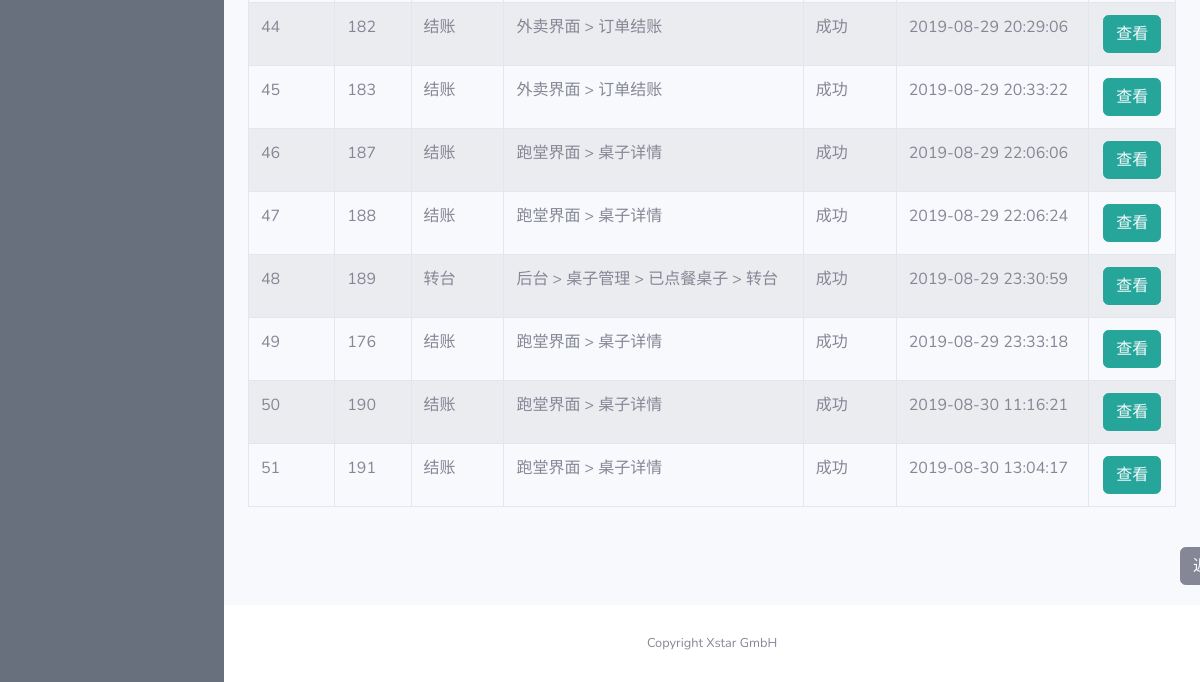
Before: /view/logs (signed in, lower part) with the older database file.
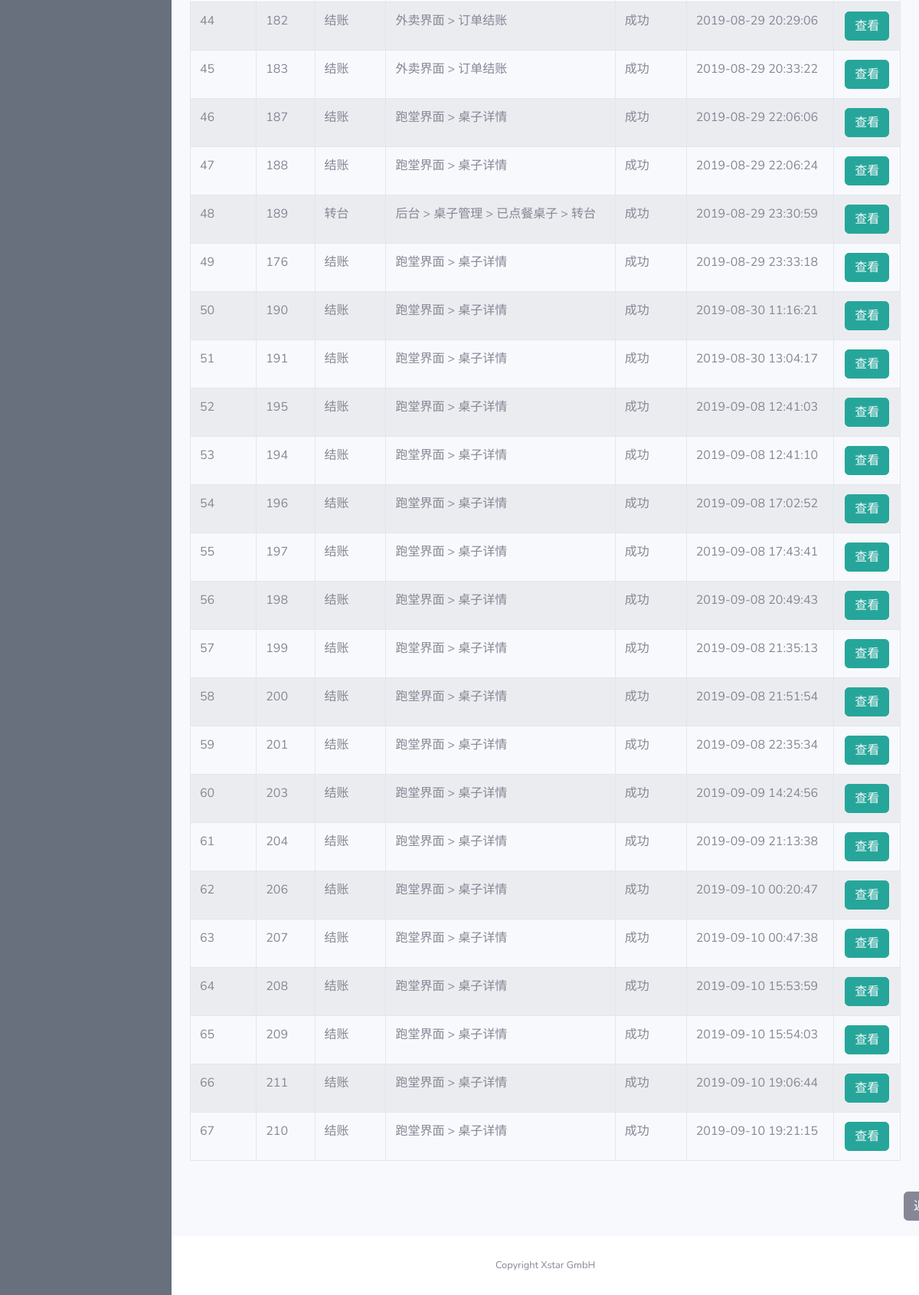
After: the same page with the newer database file.
### app/models.py (models this page shows)
class Log(db.Model):
    id = db.Column(db.Integer, primary_key=True, unique=True, index=True)
    order_id = db.Column(db.Integer)
    operation = db.Column(db.String(100))
    page = db.Column(db.String(100))
    desc = db.Column(db.String(2000))
    status = db.Column(db.String(500))
    time = db.Column(db.String(500))

### app/routes.py (the view)
@app.route('/view/logs')
@login_required
def view_logs():
    logs = Log.query.all()
    context = dict(referrer=request.headers.get('Referer'),
                   title=u"后台操作记录",
                   company_name=company_info.get('company_name'),
                   logs=logs)
    return render_template('view_logs.html', **context)

### app/models.py (called while the page is built)
@login.user_loader
def load_user(id):
    return User.query.get(int(id))

### app/templates/view_logs.html (shortened to what this page needs)
{% extends 'base.html' %}
{% block css %}
<link rel="stylesheet" type="text/css" href="https://cdn.datatables.net/1.10.19/css/jquery.dataTables.css">
<link rel="stylesheet" type="text/css" href="https://cdnjs.cloudflare.com/ajax/libs/twitter-bootstrap/4.1.3/css/bootstrap.css">
<link rel="stylesheet" type="text/css" href="https://cdn.datatables.net/1.10.19/css/dataTables.bootstrap4.min.css">
{% endblock %}
{% block content %}
<div class="row">
  <div class="col-sm-12">
    <table id="example" class="table table-striped table-bordered">
      <tbody>
        {% for log in logs %}
        <tr>
            <td>{{ log.id }}</td>
            <td>{{log.order_id}}</td>
            <td>{{log.operation}}</td>
            <td>{{log.page}}</td>
            <td>{{log.status}}</td>
            <td>{{log.time.split(".")[0]}}</td>
            <td style="text-align:center">
              <span>
                <button type="button" class="btn btn-info" style="border-color:#26a69a; background-color:#26a69a;">
                  <a style="color: rgb(247, 249, 252)" href={{ url_for('view_log', log_id=log.id) }}>
                    查看
                  </a>
                </button>
              </span>
            </td>
        </tr>
        {% endfor %}
      </tbody>
    </table>
    </div>
</div>
<br>
<button type="button" class="btn btn-secondary" id="back">
  <a style="color: rgb(247, 249, 252)" href={{ referrer }}>
    返回
</button>
{% endblock %}

### app/templates/base.html (shortened to what this page needs)
<!DOCTYPE html>
<html lang="en">
<head>
  {% block css %}
  {% endblock %}
  <link href="{{ url_for('static', filename='fontawesome-free/css/all.min.css') }}" rel="stylesheet" type="text/css">
  <link href="{{ url_for('static', filename='css/sb-admin-2.min.css')}}" rel="stylesheet">
</head>
<body id="page-top">
  <div id="wrapper">
    <ul class="navbar-nav bg-gradient-primary sidebar sidebar-dark accordion" id="accordionSidebar">
    </ul>
    <div id="content-wrapper" class="d-flex flex-column">
      <div id="content">
        <div class="container-fluid">
          {% block content %}{% endblock %}
        </div>
      </div>
      <footer class="sticky-footer bg-white">
        <div class="container my-auto">
          <div class="copyright text-center my-auto">
            <span>Copyright {{ company_name }}</span>
          </div>
        </div>
      </footer>
    </div>
  </div>
</body>
</html>

### app/templates/view_logs.html (style rules this page uses)
#back { margin-left: 932px; margin-bottom:20px; }

### app/templates/base.html (style rules this page uses)
.bg-gradient-primary { background-image: linear-gradient(180deg,#67707c 10%,#67707c 100%); background-size: cover; }

Changed rows visible on the page:
added Log: id "52", order_id "195", operation "结账", page "跑堂界面 > 桌子详情", status "成功", time "2019-09-08 12:41:03"
added Log: id "53", order_id "194", operation "结账", page "跑堂界面 > 桌子详情", status "成功", time "2019-09-08 12:41:10"
added Log: id "54", order_id "196", operation "结账", page "跑堂界面 > 桌子详情", status "成功", time "2019-09-08 17:02:52"
added Log: id "55", order_id "197", operation "结账", page "跑堂界面 > 桌子详情", status "成功", time "2019-09-08 17:43:41"
added Log: id "56", order_id "198", operation "结账", page "跑堂界面 > 桌子详情", status "成功", time "2019-09-08 20:49:43"
added Log: id "57", order_id "199", operation "结账", page "跑堂界面 > 桌子详情", status "成功", time "2019-09-08 21:35:13"
added Log: id "58", order_id "200", operation "结账", page "跑堂界面 > 桌子详情", status "成功", time "2019-09-08 21:51:54"
added Log: id "59", order_id "201", operation "结账", page "跑堂界面 > 桌子详情", status "成功", time "2019-09-08 22:35:34"
added Log: id "60", order_id "203", operation "结账", page "跑堂界面 > 桌子详情", status "成功", time "2019-09-09 14:24:56"
added Log: id "61", order_id "204", operation "结账", page "跑堂界面 > 桌子详情", status "成功", time "2019-09-09 21:13:38"
added Log: id "62", order_id "206", operation "结账", page "跑堂界面 > 桌子详情", status "成功", time "2019-09-10 00:20:47"
added Log: id "63", order_id "207", operation "结账", page "跑堂界面 > 桌子详情", status "成功", time "2019-09-10 00:47:38"
added Log: id "64", order_id "208", operation "结账", page "跑堂界面 > 桌子详情", status "成功", time "2019-09-10 15:53:59"
added Log: id "65", order_id "209", operation "结账", page "跑堂界面 > 桌子详情", status "成功", time "2019-09-10 15:54:03"
added Log: id "66", order_id "211", operation "结账", page "跑堂界面 > 桌子详情", status "成功", time "2019-09-10 19:06:44"
added Log: id "67", order_id "210", operation "结账", page "跑堂界面 > 桌子详情", status "成功", time "2019-09-10 19:21:15"
